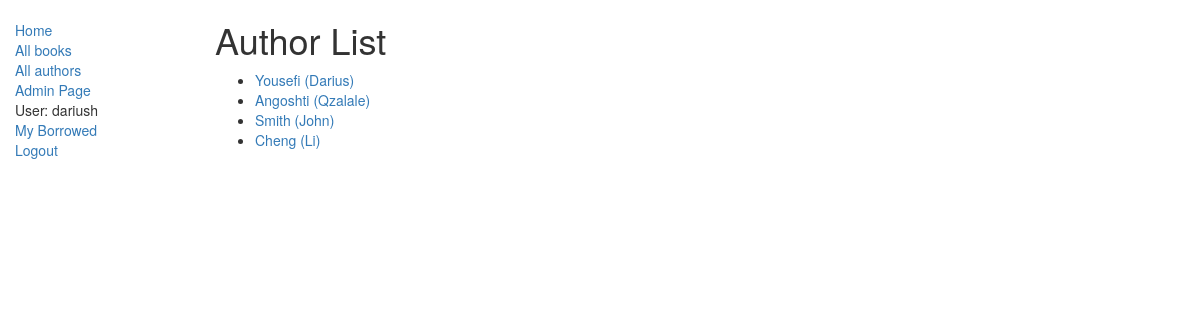
The app's page /catalog/authors/ (signed in) with its own data.
### catalog/models.py (models this page shows, shortened)
class Author(models.Model):
    first_name = models.CharField(max_length=100)
    last_name = models.CharField(max_length=100)
    date_of_birth = models.DateField(null=True, blank=True)
    date_of_death = models.DateField('Died', null=True, blank=True)
    def get_absolute_url(self):
        return reverse('catalog:author-detail', args=[str(self.id)])

### catalog/views.py (the view)
class AuthorListView(generic.ListView):
    model= models.Author
    template_name= 'catalog/author_list.html'

### catalog/templates/catalog/author_list.html
{% extends "catalog/base_generic.html" %}
{% block content %}
    <h1>Author List</h1>
    {% if author_list %}
    <ul>
      {% for author in author_list %}
      <li>
        <a href="{{ author.get_absolute_url }}">{{ author.last_name }} ({{author.first_name}})</a>
      </li>
      {% endfor %}
    </ul>
    {% else %}
      <p>There are no Authors in the library.</p>
    {% endif %}
{% endblock %}

### catalog/templates/catalog/base_generic.html (shortened to what this page needs)
<!DOCTYPE html>
<html lang="en">
<head>
  <link rel="stylesheet" href="https://maxcdn.bootstrapcdn.com/bootstrap/3.3.7/css/bootstrap.min.css">
  {% load static %}
  <link rel="stylesheet" href="{% static 'catalog/styles.css' %}">
</head>
<body>
  <div class="container-fluid">
    <div class="row">
      <div class="col-sm-2">
      {% block sidebar %}
      <ul class="sidebar-nav">
          <li><a href="{% url 'catalog:index' %}">Home</a></li>
          <li><a href="{% url 'catalog:books'%}">All books</a></li>
          <li><a href="{% url 'catalog:authors'%}">All authors</a></li>
          <li><a href="/admin/">Admin Page</a></li>
          {% if user.is_authenticated %}
              <li>User: {{ user.get_username }}</li>
              <li><a href="{% url 'catalog:my-borrowed' %}">My Borrowed</a></li>
              <li><a href="{% url 'logout'%}?next={{request.path}}">Logout</a></li>
          {% else %}
              <li><a href="{% url 'login'%}?next={{request.path}}">Login</a></li>
          {% endif %}
      </ul>
     {% endblock %}
      </div>
      <div class="col-sm-10 ">
      {% block content %}{% endblock %}
      </div>
    </div>
  </div>
</body>
</html>

### catalog/static/catalog/styles.css (style rules this page uses)
.sidebar-nav { margin-top: 20px; padding: 0; list-style: none; }

### records on screen
Author: last_name "Yousefi", first_name "Darius"
Author: last_name "Angoshti", first_name "Qzalale"
Author: last_name "Smith", first_name "John"
Author: last_name "Cheng", first_name "Li"

### other values on screen
{{ user.get_username }} "dariush"
